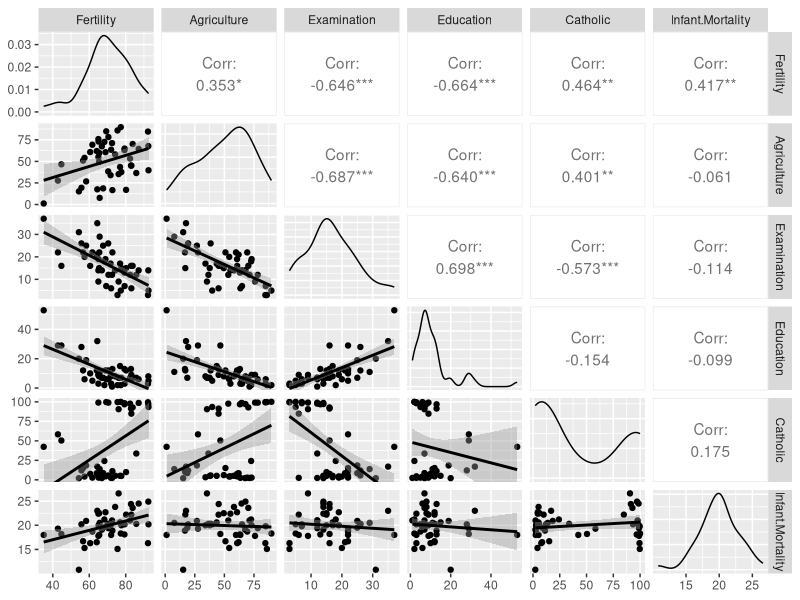
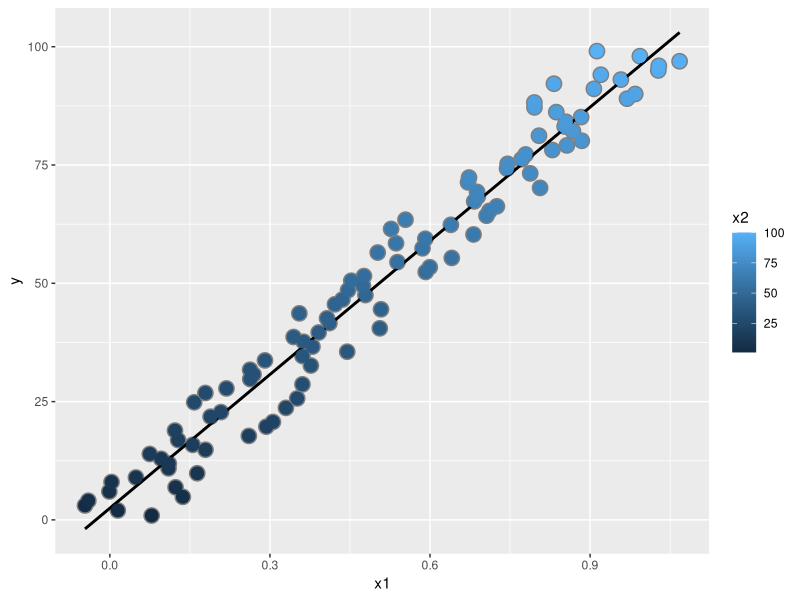
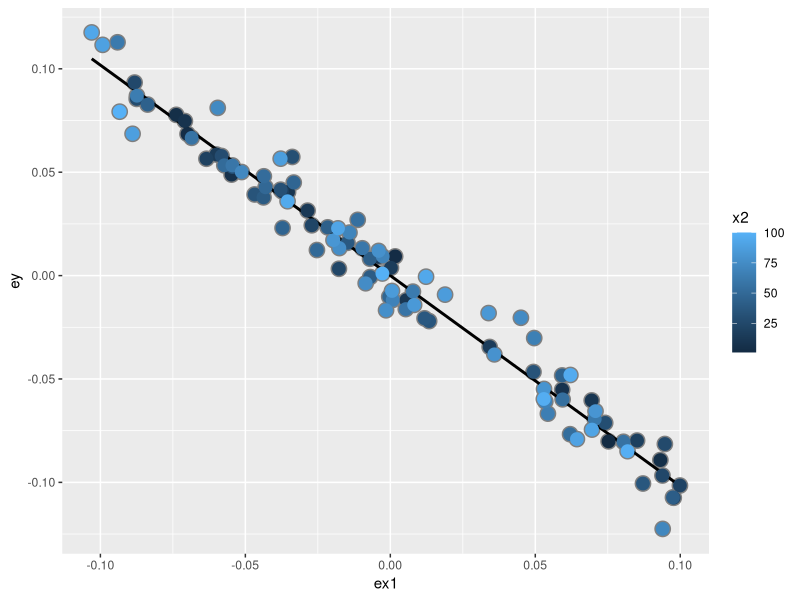
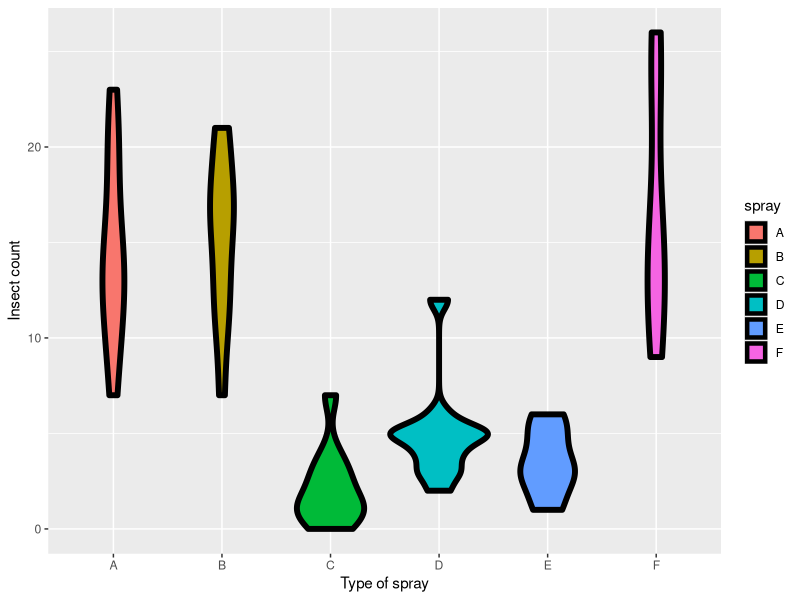
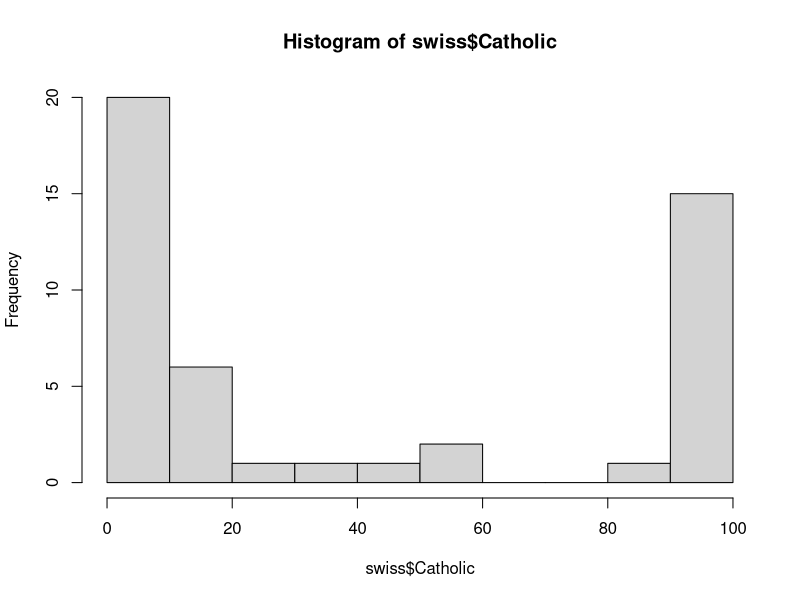
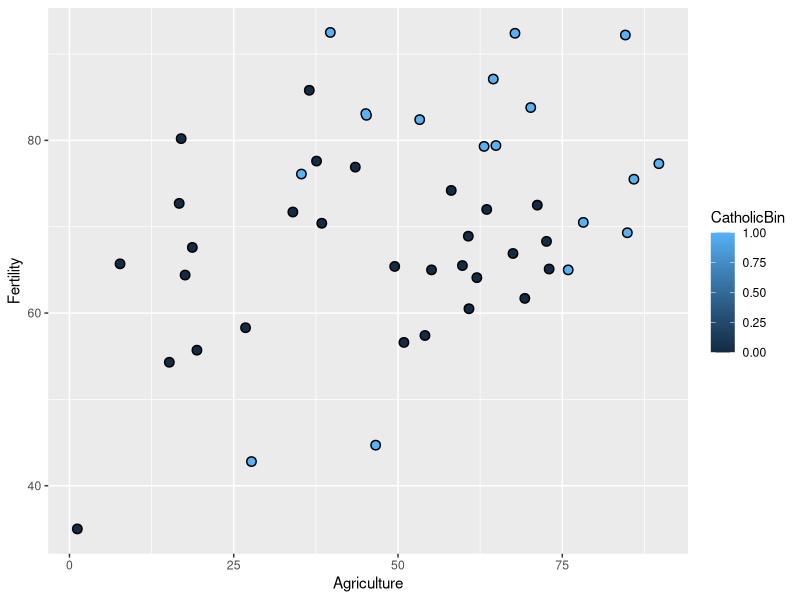
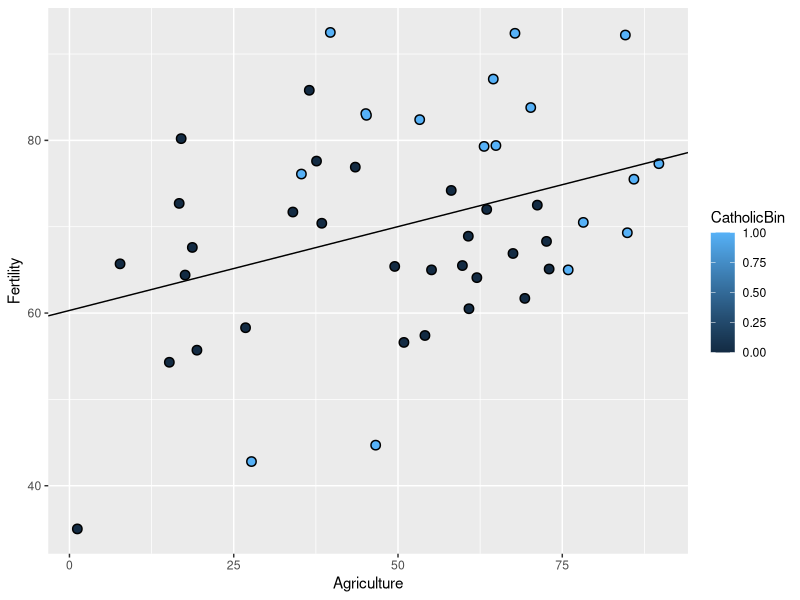
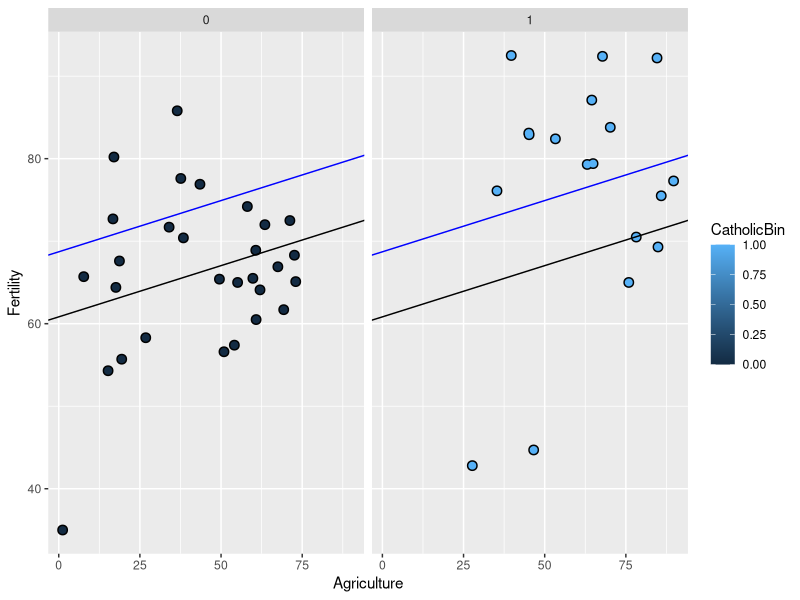

Source code (R) for these figures, in order:

#' ---
#' title = "Examples multiple variables"
#' ---
#'
#'
#' 1 swiss
#' ==========

# ggally must be loaded !!!!!!

require(datasets); data(swiss); require(GGally); require(ggplot2)
g = ggpairs(swiss, lower = list(continuous = "smooth") #, params = c(method = "loess")
            )
g




#' Calling lm

summary(lm(Fertility ~ . , data = swiss))
summary(lm(Fertility ~ . , data = swiss))$coefficients

# by contrast:

summary(lm(Fertility ~ Agriculture, data = swiss))$coefficients # == > Sign change in the coefficient


# How can adjustment reverse the sign of an effect? Let's try a simulation.

n <- 100
x2 <- 1 : n
x1 <- .01 * x2 + runif(n, -.1, .1)
y = -x1 + x2 + rnorm(n, sd = .01)


summary(lm(y ~ x1))$coef
summary(lm(y ~ x1 + x2))$coef


dat = data.frame(y = y, x1 = x1, x2 = x2, ey = resid(lm(y ~ x2)), ex1 = resid(lm(x1 ~ x2)))
library(ggplot2)
g = ggplot(dat, aes(y = y, x = x1, colour = x2))
g = g + geom_point(colour="grey50", size = 5) + geom_smooth(method = lm, se = FALSE, colour = "black")
g = g + geom_point(size = 4)
g

g2 = ggplot(dat, aes(y = ey, x = ex1, colour = x2))
g2 = g2 + geom_point(colour="grey50", size = 5) + geom_smooth(method = lm, se = FALSE, colour = "black") + geom_point(size = 4)
g2




#' What if we include an unnecessary variable?
#' z adds no new linear information, since it's a linear combination of variables already included. R just drops terms that are linear combinations of other terms.

z <- swiss$Agriculture + swiss$Education
lm(Fertility ~ . + z, data = swiss)
summary(lm(Fertility ~ . + z, data = swiss))

#'
#' 2 Dummy Variables
#'================
#'

#  Graph
require(datasets)
data("InsectSprays")
require(stats)
g <- ggplot(InsectSprays, aes(spray, count, fill = spray)) +
        geom_violin(color="black", size = 2)
g + xlab("Type of spray") + ylab("Insect count")


#'
#' Linear Model
#' ------------
summary(lm(count ~ spray, data = InsectSprays))$coef

# ==> A is missing from the output (reference level) ==> R chooses automatically
# the reference level as the first level

#'
#' Hardcoding the dummy variables
#' ------------------------------

summary(lm(count ~
                   I(1* (spray == 'B')) + I(1* (spray == 'C')) +
                   I(1* (spray == 'D')) + I(1* (spray == 'E')) +
                   I(1* (spray == 'F'))
           , data = InsectSprays))$coef

# REM 1 * (spray == 'B')  the multiplication forces the
# result to numeric


# if we (mistakenly) also include spray A

summary(lm(count ~
                   I(1* (spray == 'B')) + I(1* (spray == 'C')) +
                   I(1* (spray == 'D')) + I(1* (spray == 'E')) +
                   I(1* (spray == 'F')) + I(1* (spray == 'A')),
           data = InsectSprays))


#' ###If we omit the intercept ?

summary(lm(count ~ spray - 1, data = InsectSprays))$coef

# ==> All the sprays have a coefficient


#' ### Changing the reference level
#'

spray2 <- relevel(InsectSprays$spray, "C")
summary(lm(count ~ spray2, data = InsectSprays))$coef
# verif
levels(spray2)



#' ANCOVA ??
#' =========

# get swiss
require(datasets)
require(ggplot2)
data(swiss)
head(swiss)

hist(swiss$Catholic)
# Create a binary variable
# dplyr
library(dplyr)
swiss <- mutate(swiss, CatholicBin = 1 * (Catholic >= 50))

g <-  ggplot(swiss, aes(Agriculture, Fertility)) +
        geom_point(size=3, color = "black") +
        geom_point(aes(color=CatholicBin), size = 2)
g

# fitting one line and plotting

fit <- lm(Fertility ~ Agriculture, data = swiss)

coef(fit)
g1 <- g + geom_abline(intercept = coef(fit)[1] ,
                      slope = coef(fit)[2])
g1



# fitting parallel line and plotting

fit <- lm(Fertility ~ Agriculture + factor(CatholicBin),
          data = swiss)

coef(fit)

g2 <- g + geom_abline(intercept = coef(fit)[1] ,
                      slope = coef(fit)[2]) +
        geom_abline(intercept = coef(fit)[1] + coef(fit)[3],
                    slope = coef(fit)[2], color = "blue")
g2 + facet_grid(. ~ CatholicBin)


# fitting multiple line and plotting


fit <- lm(Fertility ~ Agriculture * factor(CatholicBin),
          data = swiss)

coef(fit)

g2 <- g + geom_abline(intercept = coef(fit)[1] ,
                      slope = coef(fit)[2]) +
        geom_abline(intercept = coef(fit)[1] + coef(fit)[3],
                    slope = coef(fit)[2] + coef(fit)[4]
                    , color = "blue")
g2 + facet_grid(. ~ CatholicBin)
